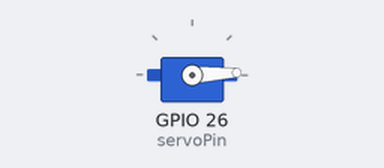
A sketch run on a simulated ESP32. On the bench: servo. What the sketch prints to the serial monitor is not drawn.

Above: at 0.05 s.
At 1.4 s:
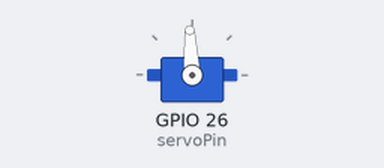
At 2.8 s:
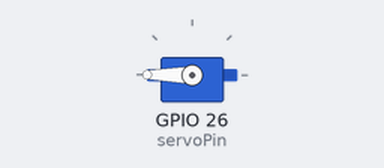
At 5.6 s:
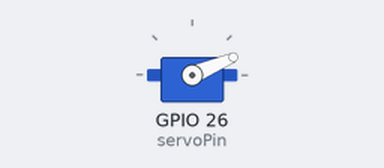
Timing chart, 0 to 8.4 s (numbered marks = the images above):
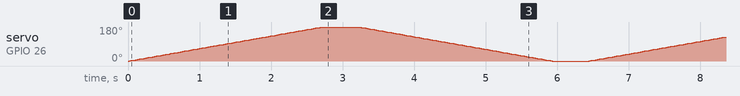

The sketch:

test.ino
```cpp
#include <ESP32Servo.h>

Servo myServo;          // Objeto servo
const int servoPin = 26; // Pin GPIO del ESP32

void setup() {
  Serial.begin(9600);
  // Inicializa la librería servo y adjunta el pin
  myServo.attach(servoPin);
  Serial.println("Iniciando test de servo...");
}

void loop() {
  // Mueve lentamente de 0 a 180 grados
  for (int angulo = 0; angulo <= 180; angulo++) {
    myServo.write(angulo);
    delay(15); // Ajusta retardo para cambiar velocidad
  }
  delay(500);  // Mantener en 180 medio segundo

  // Mueve lentamente de 180 a 0 grados
  for (int angulo = 180; angulo >= 0; angulo--) {
    myServo.write(angulo);
    delay(15);
  }
  delay(500);  // Mantener en 0 medio segundo
}
```
